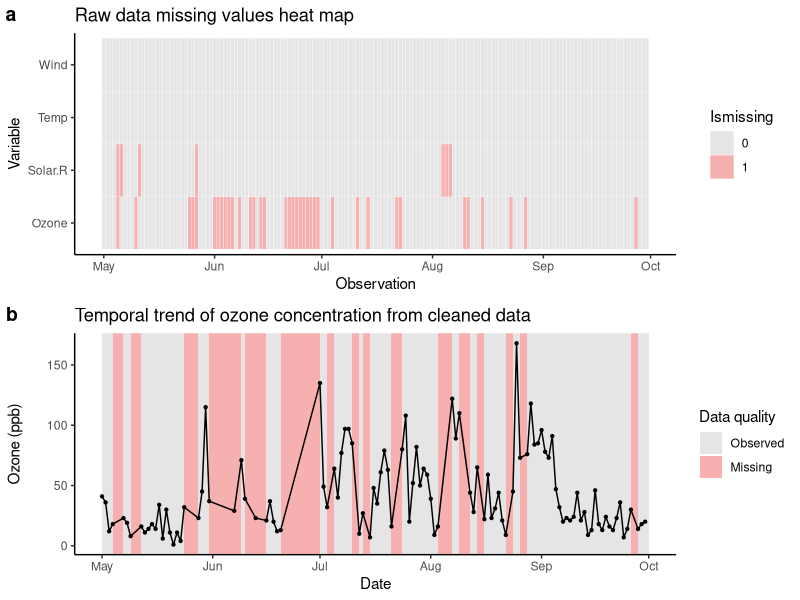
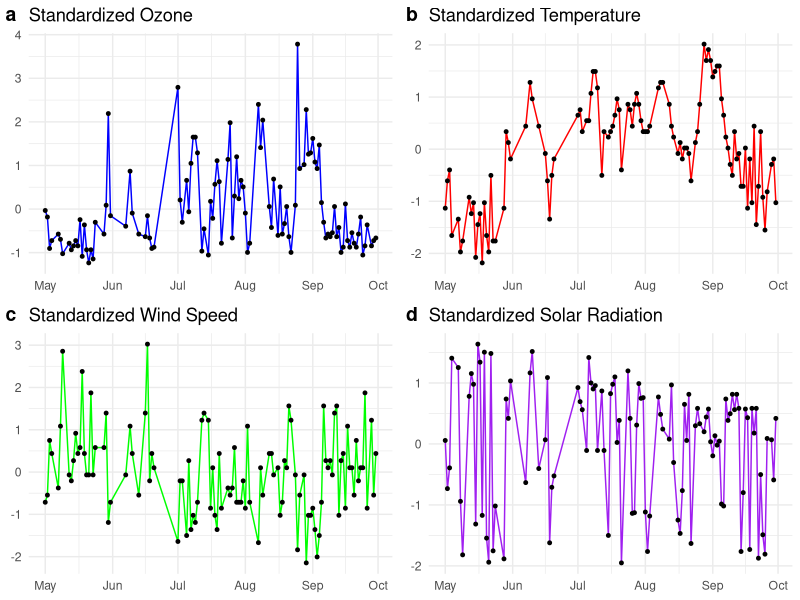
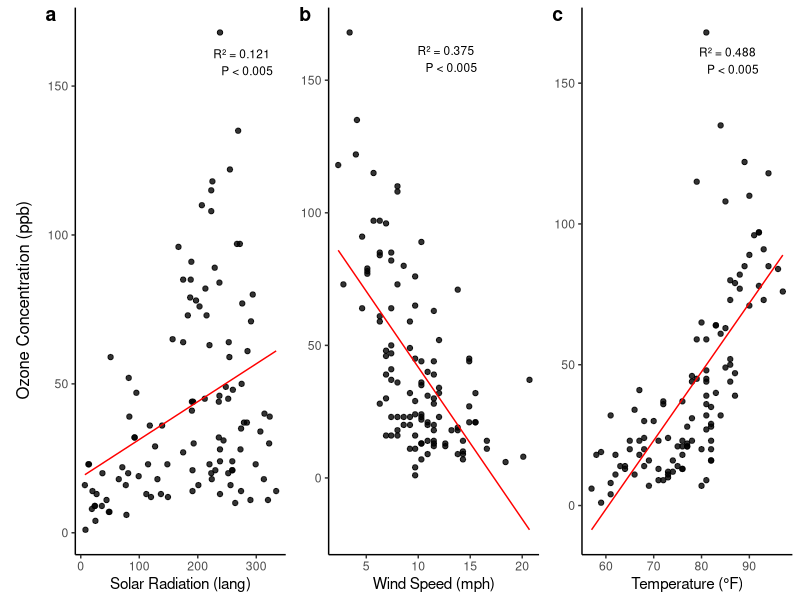

The R script that drew these images, in order:
## ---- chunk 1
knitr::opts_chunk$set(
  comment = "#>", echo = FALSE, fig.width = 12, message = FALSE
)

library(dplyr)
library(ggplot2)
library(tidyr)  
library(lubridate)
library(cowplot)
## ---- chunk 2
# Load the airquality dataset
data("airquality")

# Inspect the dataset
# str(airquality)
# summary(airquality)

# Convert Month and Day into a Date format
airquality <- airquality |>
  dplyr::mutate(
    Date = lubridate::ymd(paste(1973, Month, Day, sep = "-"))
  )

# Convert to long format
airquality_long <- airquality |>
  dplyr::select(-Month, -Day) |>
  tidyr::pivot_longer(cols = -Date, names_to = "Variable", values_to = "Value") |>
  dplyr::mutate(IsMissing = ifelse(is.na(Value), "1", "0"))

# Plot missing values heatmap
plot_mis <- ggplot2::ggplot(airquality_long, aes(x = Date, y = Variable, fill = factor(IsMissing))) +
  geom_tile(color = "white", alpha = 0.5) +
  scale_fill_manual(values = c("1" = "indianred2", "0" = "gray80"),
                    name = "Ismissing")+
  labs(title = "Raw data missing values heat map",
       x = "Observation", y = "Variable") +
  theme_classic()

# Remove rows with missing values
airquality_clean <- na.omit(airquality)

# Create the data and check the difference between consecutive dates
airquality_clean <- airquality_clean |>
  arrange(Date) |>
  mutate(
    Date_diff = c(diff(Date), 1),  # Calculate the difference with the next data
    Isgap = ifelse(Date_diff > 1, 1, 0)
  )

# Generate background data for highlighting gaps
background_data <- airquality_clean |>
  mutate(
    xmin = Date,
    xmax = lead(Date, default = max(Date) + 1),  # End date for each rectangle
    # No need for background_color column now
  )

# Plotting
plot_o <- ggplot(airquality_clean, aes(x = Date, y = Ozone)) +
  # Background rectangles to indicate gaps
  geom_rect(data = background_data, 
            aes(xmin = xmin, xmax = xmax, ymin = -Inf, ymax = Inf, fill = as.factor(Isgap)), 
            alpha = 0.5) +  # Map 'Gap' directly to 'fill'
  # Line and points for Ozone concentration
  geom_line(linewidth = 0.5) +
  geom_point(size = 0.8) +
  # Manually add fill scale for the background (legend)
  scale_fill_manual(values = c("0" = "gray80", "1" = "indianred2"), 
                    name = "Data quality", 
                    labels = c("Observed", "Missing")) +
  labs(
    title = "Temporal trend of ozone concentration from cleaned data",
    x = "Date",
    y = "Ozone (ppb)"
  ) +
  theme_classic() +
  theme(legend.position = "right")  # Position the legend to the right
## ---- chunk 3

# Display the plot
cowplot::plot_grid(plot_mis, plot_o, ncol = 1, labels = "auto", align = "v")
## ---- chunk 4
# Standardize the variables: Ozone, Temp, Wind, Solar.R
airquality_standardized <- airquality_clean %>%
  mutate(
    Ozone = scale(Ozone),
    Temp = scale(Temp),
    Wind = scale(Wind),
    Solar.R = scale(Solar.R)
  )

# Create individual plots for each variable
plot_ozone <- ggplot(airquality_standardized, aes(x = Date, y = Ozone)) +
  geom_line(color = "blue") +
  geom_point(size = 1) +
  labs(title = "Standardized Ozone", x = NULL, y = NULL) +
  theme_minimal()

plot_temp <- ggplot(airquality_standardized, aes(x = Date, y = Temp)) +
  geom_line(color = "red") +
  geom_point(size = 1) +
  labs(title = "Standardized Temperature", x = NULL, y = NULL) +
  theme_minimal()

plot_wind <- ggplot(airquality_standardized, aes(x = Date, y = Wind)) +
  geom_line(color = "green") +
  geom_point(size = 1) +
  labs(title = "Standardized Wind Speed", x = NULL, y = NULL) +
  theme_minimal()

plot_solar <- ggplot(airquality_standardized, aes(x = Date, y = Solar.R)) +
  geom_line(color = "purple") +
  geom_point(size = 1) +
  labs(title = "Standardized Solar Radiation", x = NULL, y = NULL) +
  theme_minimal()

# Combine the plots in a grid layout (2 rows and 2 columns)
combined_standardized_plot <- plot_grid(plot_ozone, plot_temp, plot_wind, plot_solar, 
                                        ncol = 2, nrow = 2, labels = "auto", align = "hv")

# Display the combined plot
combined_standardized_plot

## ---- chunk 5
process_models <- function(df_clean){
  # Create an empty list to store each plot
  plot_list <- list()
  
  meta_data <- list(
    variable = c("Solar.R", "Wind", "Temp"),
    formula = c("Ozone ~ Solar.R", "Ozone ~ Wind", "Ozone ~ Temp"),
    lab_txt = c("Solar Radiation (lang)", "Wind Speed (mph)", "Temperature (°F)")
  )
  
  for (i in 1:length(meta_data$variable)) {
    # Dynamically generate the regression formula
    formula <- as.formula(meta_data$formula[i])
    
    # Compute the regression model
    model <- lm(formula, data = df_clean)
    summary_model <- summary(model)
    
    # Extract R² and p-value
    r_squared <- round(summary_model$r.squared, 3)
    p_value <- summary_model$coefficients[2, 4]  # p-value is the 4th element in the second row

    # Format p-value text
    p_text <- if (p_value < 0.005) {
      "P < 0.005"
    } else {
      paste("P =", round(p_value, 3))
    }
    
    # Create annotation text
    annotation_text <- paste("R² =", r_squared, "\n", p_text)
    
    # Plot each variable against Ozone
    suppressWarnings(
      p <- ggplot(df_clean, aes_string(x = meta_data$variable[i], y = "Ozone")) +
        geom_point(color = "black", alpha = 0.8) +
        geom_smooth(
          method = "lm",
          se = FALSE,
          color = "red",
          linewidth = 0.5
        ) +
        annotate(
          "text",
          x = max(df_clean[[meta_data$variable[i]]], na.rm = TRUE) - 5,
          y = max(df_clean$Ozone, na.rm = TRUE) - 10,
          label = annotation_text,
          hjust = 1,
          size = 3,
          color = "black"
        ) +
        labs(x = meta_data$lab_txt[i], y = NULL) +
        theme_classic()
    )
    # Add the plot to the list
    plot_list[[i]] <- p
  }
  
  # Return the list containing all the plots
  return(plot_list)
}
## ---- chunk 6
# Generate the individual plots
plots <- process_models(airquality_clean)

combined_plot <- plot_grid(plotlist = plots, ncol = 3, labels = c("a", "b", "c"), align = "hv")

final_plot <- ggdraw() +
  draw_label("Ozone Concentration (ppb)", x = 0.02, y = 0.5, angle = 90, vjust = 1, size = 12) +
  draw_plot(combined_plot, x = 0.05, y = 0, width = 0.95, height = 1)

final_plot
